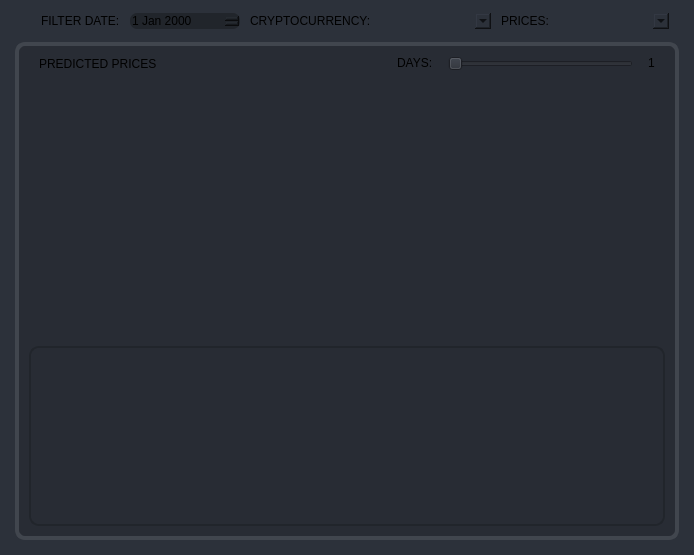
                           <widget class="QFrame" name="deployPredCard">
                            <property name="styleSheet">
                             <string notr="true">* {
	background: #2C313A;
	border-radius: 10px;
}</string>
                            </property>
                            <property name="frameShape">
                             <enum>QFrame::NoFrame</enum>
                            </property>
                            <property name="frameShadow">
                             <enum>QFrame::Raised</enum>
                            </property>
                            <layout class="QVBoxLayout" name="verticalLayout_71">
                             <property name="spacing">
                              <number>13</number>
                             </property>
                             <property name="leftMargin">
                              <number>15</number>
                             </property>
                             <property name="topMargin">
                              <number>13</number>
                             </property>
                             <property name="rightMargin">
                              <number>15</number>
                             </property>
                             <property name="bottomMargin">
                              <number>15</number>
                             </property>
                             <item>
                              <widget class="QFrame" name="frame_5">
                               <property name="maximumSize">
                                <size>
                                 <width>16777215</width>
                                 <height>35</height>
                                </size>
                               </property>
                               <property name="frameShape">
                                <enum>QFrame::NoFrame</enum>
                               </property>
                               <property name="frameShadow">
                                <enum>QFrame::Raised</enum>
                               </property>
                               <layout class="QHBoxLayout" name="horizontalLayout_41">
                                <property name="spacing">
                                 <number>10</number>
                                </property>
                                <property name="leftMargin">
                                 <number>0</number>
                                </property>
                                <property name="topMargin">
                                 <number>0</number>
                                </property>
                                <property name="rightMargin">
                                 <number>0</number>
                                </property>
                                <property name="bottomMargin">
                                 <number>0</number>
                                </property>
                                <item alignment="Qt::AlignRight">
                                 <widget class="QFrame" name="filterFrame">
                                  <property name="styleSheet">
                                   <string notr="true"/>
                                  </property>
                                  <property name="frameShape">
                                   <enum>QFrame::NoFrame</enum>
                                  </property>
                                  <property name="frameShadow">
                                   <enum>QFrame::Raised</enum>
                                  </property>
                                  <layout class="QHBoxLayout" name="horizontalLayout_36">
                                   <property name="spacing">
                                    <number>10</number>
                                   </property>
                                   <property name="leftMargin">
                                    <number>10</number>
                                   </property>
                                   <property name="topMargin">
                                    <number>0</number>
                                   </property>
                                   <property name="rightMargin">
                                    <number>10</number>
                                   </property>
                                   <property name="bottomMargin">
                                    <number>0</number>
                                   </property>
                                   <item>
                                    <widget class="QFrame" name="deployDateEditFrame">
                                     <property name="frameShape">
                                      <enum>QFrame::NoFrame</enum>
                                     </property>
                                     <property name="frameShadow">
                                      <enum>QFrame::Raised</enum>
                                     </property>
                                     <layout class="QHBoxLayout" name="horizontalLayout_38">
                                      <property name="spacing">
                                       <number>10</number>
                                      </property>
                                      <property name="leftMargin">
                                       <number>0</number>
                                      </property>
                                      <property name="topMargin">
                                       <number>0</number>
                                      </property>
                                      <property name="rightMargin">
                                       <number>0</number>
                                      </property>
                                      <property name="bottomMargin">
                                       <number>0</number>
                                      </property>
                                      <item>
                                       <widget class="QLabel" name="label_22">
                                        <property name="text">
                                         <string>FILTER DATE:</string>
                                        </property>
                                       </widget>
                                      </item>
                                      <item>
                                       <widget class="QDateEdit" name="deployDateEdit">
                                        <property name="minimumSize">
                                         <size>
                                          <width>110</width>
                                          <height>0</height>
                                         </size>
                                        </property>
                                        <property name="styleSheet">
                                         <string notr="true">font: 15px &quot;Segoe UI&quot;; 
background-color: #21252B;
border-radius: 7px;</string>
                                        </property>
                                       </widget>
                                      </item>
                                     </layout>
                                    </widget>
                                   </item>
                                   <item>
                                    <widget class="QFrame" name="deployCryptoComboFrame">
                                     <property name="frameShape">
                                      <enum>QFrame::NoFrame</enum>
                                     </property>
                                     <property name="frameShadow">
                                      <enum>QFrame::Raised</enum>
                                     </property>
                                     <layout class="QHBoxLayout" name="horizontalLayout_39">
                                      <property name="spacing">
                                       <number>10</number>
                                      </property>
                                      <property name="leftMargin">
                                       <number>0</number>
                                      </property>
                                      <property name="topMargin">
                                       <number>0</number>
                                      </property>
                                      <property name="rightMargin">
                                       <number>0</number>
                                      </property>
                                      <property name="bottomMargin">
                                       <number>0</number>
                                      </property>
                                      <item>
                                       <widget class="QLabel" name="label_25">
                                        <property name="text">
                                         <string>CRYPTOCURRENCY:</string>
                                        </property>
                                       </widget>
                                      </item>
                                      <item>
                                       <widget class="QComboBox" name="deployCryptoCombo">
                                        <property name="minimumSize">
                                         <size>
                                          <width>110</width>
                                          <height>0</height>
                                         </size>
                                        </property>
                                       </widget>
                                      </item>
                                     </layout>
                                    </widget>
                                   </item>
                                   <item>
                                    <widget class="QFrame" name="deployPriceComboFrame">
                                     <property name="frameShape">
                                      <enum>QFrame::StyledPanel</enum>
                                     </property>
                                     <property name="frameShadow">
                                      <enum>QFrame::Raised</enum>
                                     </property>
                                     <layout class="QHBoxLayout" name="horizontalLayout_40">
                                      <property name="spacing">
                                       <number>10</number>
                                      </property>
                                      <property name="leftMargin">
                                       <number>0</number>
                                      </property>
                                      <property name="topMargin">
                                       <number>0</number>
                                      </property>
                                      <property name="rightMargin">
                                       <number>0</number>
                                      </property>
                                      <property name="bottomMargin">
                                       <number>0</number>
                                      </property>
                                      <item>
                                       <widget class="QLabel" name="label_27">
                                        <property name="text">
                                         <string>PRICES:</string>
                                        </property>
                                       </widget>
                                      </item>
                                      <item>
                                       <widget class="QComboBox" name="deployPriceCombo">
                                        <property name="minimumSize">
                                         <size>
                                          <width>110</width>
                                          <height>0</height>
                                         </size>
                                        </property>
                                       </widget>
                                      </item>
                                     </layout>
                                    </widget>
                                   </item>
                                  </layout>
                                 </widget>
                                </item>
                               </layout>
                              </widget>
                             </item>
                             <item>
                              <widget class="QFrame" name="deployPredFrame">
                               <property name="minimumSize">
                                <size>
                                 <width>0</width>
                                 <height>0</height>
                                </size>
                               </property>
                               <property name="maximumSize">
                                <size>
                                 <width>16777215</width>
                                 <height>16777215</height>
                                </size>
                               </property>
                               <property name="styleSheet">
                                <string notr="true">border: 4px solid #41464E;
background-color: rgb(40, 44, 52);</string>
                               </property>
                               <property name="frameShape">
                                <enum>QFrame::NoFrame</enum>
                               </property>
                               <property name="frameShadow">
                                <enum>QFrame::Raised</enum>
                               </property>
                               <layout class="QVBoxLayout" name="verticalLayout_72">
                                <property name="spacing">
                                 <number>10</number>
                                </property>
                                <property name="leftMargin">
                                 <number>10</number>
                                </property>
                                <property name="topMargin">
                                 <number>10</number>
                                </property>
                                <property name="rightMargin">
                                 <number>10</number>
                                </property>
                                <property name="bottomMargin">
                                 <number>10</number>
                                </property>
                                <item>
                                 <widget class="QFrame" name="frame_71">
                                  <property name="maximumSize">
                                   <size>
                                    <width>16777215</width>
                                    <height>26</height>
                                   </size>
                                  </property>
                                  <property name="styleSheet">
                                   <string notr="true">border: 0;</string>
                                  </property>
                                  <property name="frameShape">
                                   <enum>QFrame::NoFrame</enum>
                                  </property>
                                  <property name="frameShadow">
                                   <enum>QFrame::Raised</enum>
                                  </property>
                                  <layout class="QHBoxLayout" name="horizontalLayout_43">
                                   <property name="spacing">
                                    <number>0</number>
                                   </property>
                                   <property name="leftMargin">
                                    <number>10</number>
                                   </property>
                                   <property name="topMargin">
                                    <number>0</number>
                                   </property>
                                   <property name="rightMargin">
                                    <number>10</number>
                                   </property>
                                   <property name="bottomMargin">
                                    <number>0</number>
                                   </property>
                                   <item>
                                    <widget class="QFrame" name="frame_90">
                                     <property name="frameShape">
                                      <enum>QFrame::NoFrame</enum>
                                     </property>
                                     <property name="frameShadow">
                                      <enum>QFrame::Raised</enum>
                                     </property>
                                     <layout class="QVBoxLayout" name="verticalLayout_81">
                                      <property name="spacing">
                                       <number>0</number>
                                      </property>
                                      <property name="leftMargin">
                                       <number>0</number>
                                      </property>
                                      <property name="topMargin">
                                       <number>0</number>
                                      </property>
                                      <property name="rightMargin">
                                       <number>0</number>
                                      </property>
                                      <property name="bottomMargin">
                                       <number>0</number>
                                      </property>
                                      <item>
                                       <widget class="QLabel" name="label_29">
                                        <property name="styleSheet">
                                         <string notr="true">font: 15px &quot;Segoe UI BOLD&quot;;</string>
                                        </property>
                                        <property name="text">
                                         <string>PREDICTED PRICES</string>
                                        </property>
                                       </widget>
                                      </item>
                                     </layout>
                                    </widget>
                                   </item>
                                   <item alignment="Qt::AlignRight">
                                    <widget class="QFrame" name="deploySliderFrame">
                                     <property name="frameShape">
                                      <enum>QFrame::NoFrame</enum>
                                     </property>
                                     <property name="frameShadow">
                                      <enum>QFrame::Raised</enum>
                                     </property>
                                     <layout class="QHBoxLayout" name="horizontalLayout_42">
                                      <property name="spacing">
                                       <number>15</number>
                                      </property>
                                      <property name="leftMargin">
                                       <number>0</number>
                                      </property>
                                      <property name="topMargin">
                                       <number>0</number>
                                      </property>
                                      <property name="rightMargin">
                                       <number>0</number>
                                      </property>
                                      <property name="bottomMargin">
                                       <number>0</number>
                                      </property>
                                      <item alignment="Qt::AlignVCenter">
                                       <widget class="QLabel" name="label_28">
                                        <property name="text">
                                         <string>DAYS:</string>
                                        </property>
                                       </widget>
                                      </item>
                                      <item>
                                       <widget class="QSlider" name="deploySlider">
                                        <property name="minimumSize">
                                         <size>
                                          <width>185</width>
                                          <height>0</height>
                                         </size>
                                        </property>
                                        <property name="minimum">
                                         <number>1</number>
                                        </property>
                                        <property name="maximum">
                                         <number>14</number>
                                        </property>
                                        <property name="orientation">
                                         <enum>Qt::Horizontal</enum>
                                        </property>
                                        <property name="tickPosition">
                                         <enum>QSlider::NoTicks</enum>
                                        </property>
                                        <property name="tickInterval">
                                         <number>0</number>
                                        </property>
                                       </widget>
                                      </item>
                                      <item alignment="Qt::AlignVCenter">
                                       <widget class="QLabel" name="deployDaysValue">
                                        <property name="text">
                                         <string>1</string>
                                        </property>
                                       </widget>
                                      </item>
                                     </layout>
                                    </widget>
                                   </item>
                                  </layout>
                                 </widget>
                                </item>
                                <item>
                                 <widget class="QFrame" name="frame_80">
                                  <property name="styleSheet">
                                   <string notr="true">border: 0;</string>
                                  </property>
                                  <property name="frameShape">
                                   <enum>QFrame::NoFrame</enum>
                                  </property>
                                  <property name="frameShadow">
                                   <enum>QFrame::Raised</enum>
                                  </property>
                                  <layout class="QVBoxLayout" name="verticalLayout_75">
                                   <property name="spacing">
                                    <number>20</number>
                                   </property>
                                   <property name="leftMargin">
                                    <number>0</number>
                                   </property>
                                   <property name="topMargin">
                                    <number>0</number>
                                   </property>
                                   <property name="rightMargin">
                                    <number>0</number>
                                   </property>
                                   <property name="bottomMargin">
                                    <number>0</number>
                                   </property>
                                   <item>
                                    <widget class="QFrame" name="frame_86">
                                     <property name="frameShape">
                                      <enum>QFrame::NoFrame</enum>
                                     </property>
                                     <property name="frameShadow">
                                      <enum>QFrame::Raised</enum>
                                     </property>
                                     <layout class="QVBoxLayout" name="verticalLayout_83">
                                      <property name="spacing">
                                       <number>5</number>
                                      </property>
                                      <property name="leftMargin">
                                       <number>0</number>
                                      </property>
                                      <property name="topMargin">
                                       <number>0</number>
                                      </property>
                                      <property name="rightMargin">
                                       <number>0</number>
                                      </property>
                                      <property name="bottomMargin">
                                       <number>0</number>
                                      </property>
                                      <item>
                                       <widget class="QFrame" name="deployGraphFrame">
                                        <property name="minimumSize">
                                         <size>
                                          <width>636</width>
                                          <height>223</height>
                                         </size>
                                        </property>
                                        <property name="styleSheet">
                                         <string notr="true">border-radius: 0; background: transparent;</string>
                                        </property>
                                        <property name="frameShape">
                                         <enum>QFrame::NoFrame</enum>
                                        </property>
                                        <property name="frameShadow">
                                         <enum>QFrame::Raised</enum>
                                        </property>
                                        <layout class="QVBoxLayout" name="verticalLayout_84">
                                         <property name="spacing">
                                          <number>0</number>
                                         </property>
                                         <property name="leftMargin">
                                          <number>0</number>
                                         </property>
                                         <property name="topMargin">
                                          <number>0</number>
                                         </property>
                                         <property name="rightMargin">
                                          <number>0</number>
                                         </property>
                                         <property name="bottomMargin">
                                          <number>0</number>
                                         </property>
                                        </layout>
                                       </widget>
                                      </item>
                                      <item alignment="Qt::AlignRight">
                                       <widget class="QFrame" name="deployGraphDateFrame">
                                        <property name="frameShape">
                                         <enum>QFrame::NoFrame</enum>
                                        </property>
                                        <property name="frameShadow">
                                         <enum>QFrame::Raised</enum>
                                        </property>
                                        <layout class="QHBoxLayout" name="horizontalLayout_44">
                                         <property name="spacing">
                                          <number>0</number>
                                         </property>
                                         <property name="leftMargin">
                                          <number>10</number>
                                         </property>
                                         <property name="topMargin">
                                          <number>0</number>
                                         </property>
                                         <property name="rightMargin">
                                          <number>10</number>
                                         </property>
                                         <property name="bottomMargin">
                                          <number>0</number>
                                         </property>
                                         <item>
                                          <widget class="QLabel" name="deployGraphDateLabel">
                                           <property name="minimumSize">
                                            <size>
                                             <width>249</width>
                                             <height>17</height>
                                            </size>
                                           </property>
                                           <property name="text">
                                            <string/>
                                           </property>
                                          </widget>
                                         </item>
                                        </layout>
                                       </widget>
                                      </item>
                                     </layout>
                                    </widget>
                                   </item>
                                   <item>
                                    <widget class="QFrame" name="deployTableFrame">
                                     <property name="maximumSize">
                                      <size>
                                       <width>16777215</width>
                                       <height>180</height>
                                      </size>
                                     </property>
                                     <property name="styleSheet">
                                      <string notr="true">border-radius: 10px;
border: 2px solid #21252B;</string>
                                     </property>
                                     <property name="frameShape">
                                      <enum>QFrame::NoFrame</enum>
                                     </property>
                                     <property name="frameShadow">
                                      <enum>QFrame::Raised</enum>
                                     </property>
                                     <layout class="QVBoxLayout" name="verticalLayout_82">
                                      <property name="spacing">
                                       <number>0</number>
                                      </property>
                                      <property name="leftMargin">
                                       <number>0</number>
                                      </property>
                                      <property name="topMargin">
                                       <number>0</number>
                                      </property>
                                      <property name="rightMargin">
                                       <number>0</number>
                                      </property>
                                      <property name="bottomMargin">
                                       <number>0</number>
                                      </property>
                                      <item>
                                       <widget class="QTableWidget" name="deployTable">
                                        <property name="styleSheet">
                                         <string notr="true">border: none;</string>
                                        </property>
                                        <property name="frameShape">
                                         <enum>QFrame::NoFrame</enum>
                                        </property>
                                        <property name="sizeAdjustPolicy">
                                         <enum>QAbstractScrollArea::AdjustIgnored</enum>
                                        </property>
                                        <property name="editTriggers">
                                         <set>QAbstractItemView::NoEditTriggers</set>
                                        </property>
                                        <attribute name="horizontalHeaderVisible">
                                         <bool>false</bool>
                                        </attribute>
                                        <attribute name="horizontalHeaderCascadingSectionResizes">
                                         <bool>false</bool>
                                        </attribute>
                                        <attribute name="horizontalHeaderDefaultSectionSize">
                                         <number>153</number>
                                        </attribute>
                                        <attribute name="horizontalHeaderStretchLastSection">
                                         <bool>true</bool>
                                        </attribute>
                                        <attribute name="verticalHeaderVisible">
                                         <bool>false</bool>
                                        </attribute>
                                        <attribute name="verticalHeaderCascadingSectionResizes">
                                         <bool>false</bool>
                                        </attribute>
                                        <attribute name="verticalHeaderStretchLastSection">
                                         <bool>false</bool>
                                        </attribute>
                                       </widget>
                                      </item>
                                     </layout>
                                    </widget>
                                   </item>
                                  </layout>
                                 </widget>
                                </item>
                               </layout>
                              </widget>
                             </item>
                            </layout>
                           </widget>
